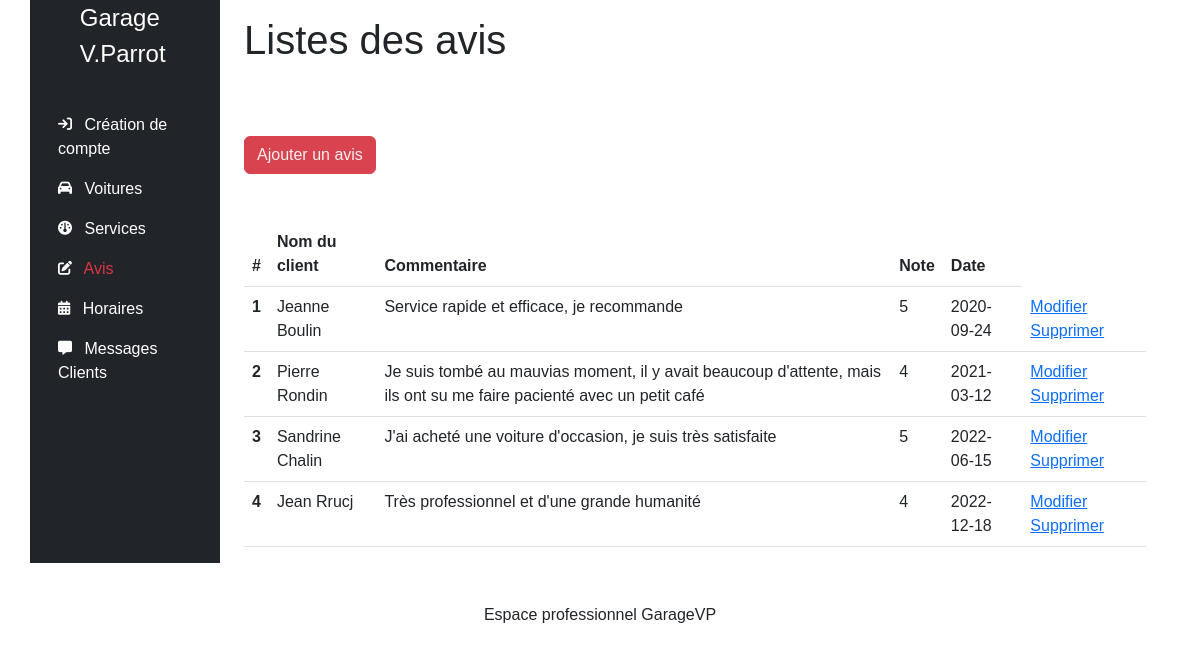
/admin/opinions.php, run on the app's committed database.
### tables this page shows
CREATE TABLE opinions(
	opinion_id INT PRIMARY KEY AUTO_INCREMENT NOT NULL,
    nameClient VARCHAR (50) NOT NULL,
    comment VARCHAR (250) NOT NULL,
	note INT NOT NULL,
    date DATE NOT NULL
);

### lib/opinion.php (called while the page is built, shortened)
<?php
function getOpinions(PDO $pdo){
    $sql = "SELECT * FROM opinions";
    $stmt = $pdo->query($sql);
    $opinions = $stmt->fetchAll(PDO::FETCH_ASSOC);
    return $opinions;
}

### admin/opinions.php (the view, shortened to what this page needs)
<?php
require_once __DIR__. "/../lib/pdo.php";
require_once __DIR__. "/../lib/opinion.php";
require_once __DIR__. "/templates/header.php";
$opinions = getOpinions($pdo);
?>
<h1 class="py-3">Listes des avis</h1>
<div class="d-flex gap-é justify-content-left py-5">
    <a class="btn btn-primary d-inline-flex align-items-left" href="opinion.php">
        Ajouter un avis
    </a>
</div>
<table class="table">
    <thead>
        <tr>
        <th scope="col">#</th>
        <th scope="col">Nom du client</th>
        <th scope="col">Commentaire</th>
        <th scope="col">Note</th>
        <th scope="col">Date</th>
        </tr>
    </thead>
    <tbody>
        <?php foreach($opinions as $opinion) {?>
        <tr>
            <th scope="row"><?= $opinion["opinion_id"] ?></th>
            <td><?= $opinion["nameClient"] ?></td>
            <td><?= $opinion["comment"] ?></td>
            <td><?= $opinion["note"] ?></td>
            <td><?= $opinion["date"] ?></td>
            <td>
                <a href="opinion.php?id=<?=$opinion['opinion_id']?>">Modifier</a>
                <a href="opinion_delete.php?id=<?=$opinion['opinion_id']?>" onclick="return confirm('Etes-vous sur de vouloir supprimer cet avis')">Supprimer</a>
            </td>
        </tr>
        <?php } ?>
    </tbody>
    </table>
<?php
require_once __DIR__. "/templates/footer.php";
?>

### assets/css/styles.css (style rules this page uses)
:root { --primary: #D94350; --secondary: #D9777F; --success: #28a745; --danger: #dc3545; --warning: #fd7e14; --info: #17a2b8; --light: #f8f9fa; --dark: #1d1f20; --bs-nav-link-color: var(--primary); --bs-link-color: var(--primary); --bs-link-hover-color: var(--secondary); }
.btn-primary { --bs-btn-color: #f7f0f0; --bs-btn-bg: var(--primary); --bs-btn-border-color: var(--primary); --bs-btn-hover-color: #fff; --bs-btn-hover-bg: #ffc697; --bs-btn-hover-border-color: var(--secondary); --bs-btn-focus-shadow-rgb: 49,132,253; --bs-btn-active-color: #fff; --bs-btn-active-bg: #4e7277; --bs-btn-active-border-color: var(--secondary); --bs-btn-active-shadow: inset 0 3px 5px rgba(0, 0, 0, 0.125); --bs-btn-disabled-color: #fff; --bs-btn-disabled-bg: #4f4f4f; --bs-btn-disabled-border-color: #343434; }
body { font-family: 'Barlow Condensed', sans-serif; }
h1, h2 { font-family: 'Rajdhani', sans-serif; }

### data on the page
opinions: opinion_id "1", nameClient "Jeanne Boulin", comment "Service rapide et efficace, je recommande", note "5", date "2020-09-24"
opinions: opinion_id "2", nameClient "Pierre Rondin", comment "Je suis tombé au mauvias moment, il y avait beaucoup d'attente, mais ils ont su me faire pacienté avec un petit café", note "4", date "2021-03-12"
opinions: opinion_id "3", nameClient "Sandrine Chalin", comment "J'ai acheté une voiture d'occasion, je suis très satisfaite", note "5", date "2022-06-15"
opinions: opinion_id "4", nameClient "Jean Rrucj", comment "Très professionnel et d'une grande humanité", note "4", date "2022-12-18"

### other printed values
$data['label'] "Création de compte"
$data['label'] "Voitures"
$data['label'] "Services"
$data['label'] "Avis"
$data['label'] "Horaires"
$data['label'] "Messages Clients"
